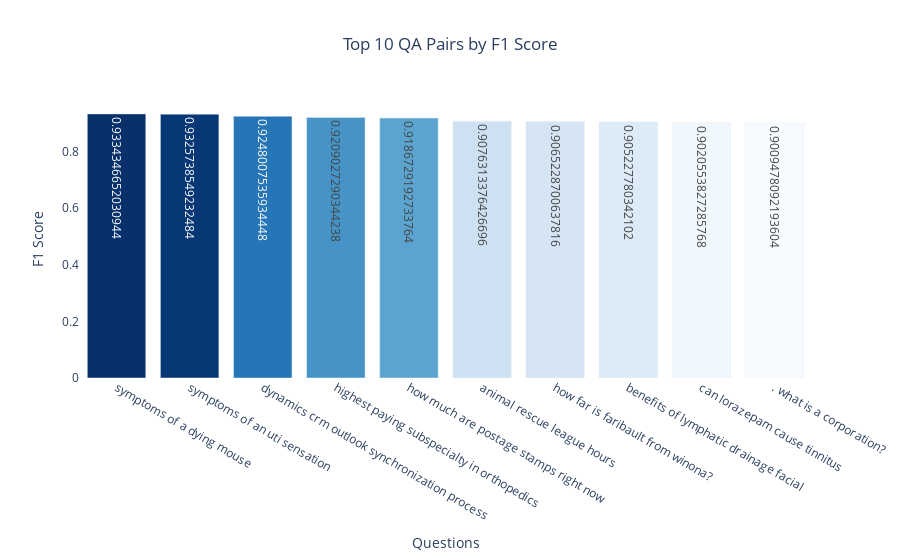

The notebook cell this image was saved under:
### Code cell
import plotly.express as px

# Example: Interactive bar chart for top 10 F1 scores
top_10 = df_results.nlargest(10, 'f1')

fig = px.bar(
    top_10,
    x='question',
    y='f1',
    title="Top 10 QA Pairs by F1 Score",
    labels={'f1': 'F1 Score', 'question': 'Questions'},
    text='f1',
    color='f1',
    color_continuous_scale='Blues'
)
fig.update_layout(
    xaxis_title="Questions",
    yaxis_title="F1 Score",
    title_x=0.5,
    font=dict(size=12),
    plot_bgcolor='white',
    coloraxis_showscale=False
)
fig.show()
fig.write_html("plot.html")

### Figure 1 — Plotly figure (JSON) as saved in the notebook; plotly's stock layout.template omitted (floating-point values rounded to 4 significant figures)
{"data": [{"alignmentgroup": "True", "hovertemplate": "Questions=%{x}<br>F1 Score=%{marker.color}<extra></extra>", "legendgroup": "", "marker": {"color": [0.9334, 0.9326, 0.9248, 0.9209, 0.9187, 0.9076, 0.9065, 0.9052, 0.9021, 0.9009], "coloraxis": "coloraxis", "pattern": {"shape": ""}}, "name": "", "offsetgroup": "", "orientation": "v", "showlegend": false, "text": [0.9334, 0.9326, 0.9248, 0.9209, 0.9187, 0.9076, 0.9065, 0.9052, 0.9021, 0.9009], "textposition": "auto", "type": "bar", "x": ["symptoms of a dying mouse", "symptoms of an uti sensation", "dynamics crm outlook synchronization process", "highest paying subspecialty in orthopedics", "how much are postage stamps right now", "animal rescue league hours", "how far is faribault from winona?", "benefits of lymphatic drainage facial", "can lorazepam cause tinnitus", ". what is a corporation?"], "xaxis": "x", "y": [0.9334, 0.9326, 0.9248, 0.9209, 0.9187, 0.9076, 0.9065, 0.9052, 0.9021, 0.9009], "yaxis": "y"}], "layout": {"barmode": "relative", "coloraxis": {"colorbar": {"title": {"text": "F1 Score"}}, "colorscale": [[0, "rgb(247,251,255)"], [0.125, "rgb(222,235,247)"], [0.25, "rgb(198,219,239)"], [0.375, "rgb(158,202,225)"], [0.5, "rgb(107,174,214)"], [0.625, "rgb(66,146,198)"], [0.75, "rgb(33,113,181)"], [0.875, "rgb(8,81,156)"], [1, "rgb(8,48,107)"]], "showscale": false}, "font": {"size": 12}, "legend": {"tracegroupgap": 0}, "plot_bgcolor": "white", "title": {"text": "Top 10 QA Pairs by F1 Score", "x": 0.5}, "xaxis": {"anchor": "y", "domain": [0, 1], "title": {"text": "Questions"}}, "yaxis": {"anchor": "x", "domain": [0, 1], "title": {"text": "F1 Score"}}}}
